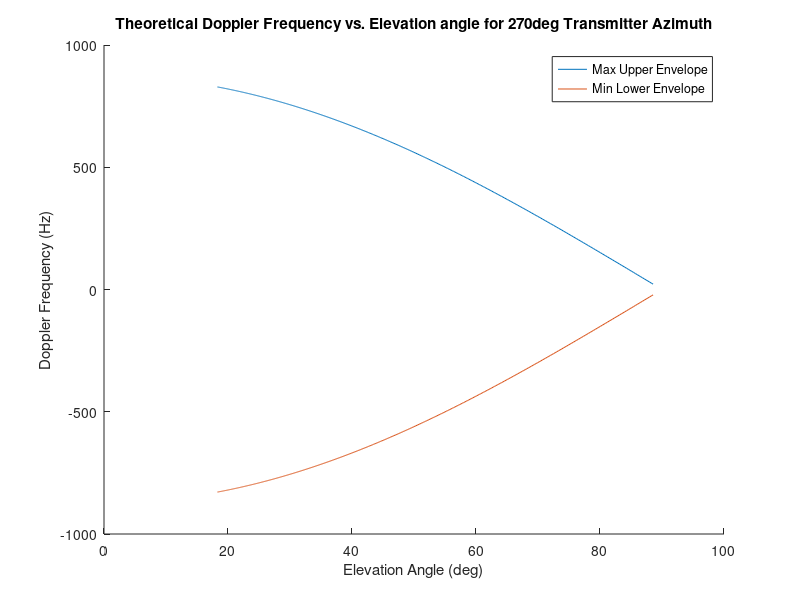
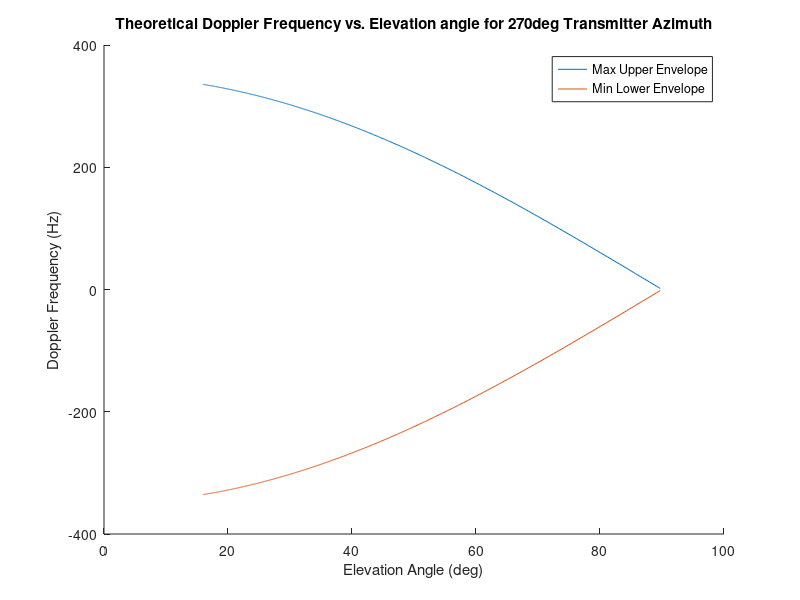

MATLAB code for these plots, in order:
%max doppler 270deg offset rx
%looks great :)
clear;
RPM = 250;%changed
Altitude = 200;
fc = 1e9;
c = 3e8;

%max doppler for reflection radius
Reflection_radius = 5;
v = ((2*pi)/60)*RPM*Reflection_radius;
max_fd = 2*(v*fc)/c;

%Rx position (might not be needed)
Rx_z = 2;
Rx_y = 7;
Rx_x = 0;

Tx_radius = 0:1:600;
elevation_angle = atan(Altitude./(Tx_radius + Reflection_radius));
doppler_plus = max_fd*cos(elevation_angle);
doppler_minus = -max_fd*cos(elevation_angle);
hold on
plot(360*elevation_angle/(2*pi),doppler_plus)
plot(360*elevation_angle/(2*pi),doppler_minus)
hold off
xlabel('Elevation Angle (deg)');
ylabel('Doppler Frequency (Hz)');
legend('Max Upper Envelope', 'Min Lower Envelope');
title('Theoretical Doppler Frequency vs. Elevation angle for 270deg Transmitter Azimuth');

 i = 0.01:.01:7;
 el = fliplr(atan(2./i));
 v = ((2*pi)/60)*RPM*2;%? i or 2 .....
 max_fd = 2*(v*fc)/c;
 doppler_plus = max_fd.*(cos(el));
 doppler_minus = -max_fd.*(cos(el));
 figure;
 hold on
 plot(360*el/(2*pi),doppler_plus)
 plot(360*el/(2*pi),doppler_minus)
 hold off
 xlabel('Elevation Angle (deg)');
 ylabel('Doppler Frequency (Hz)');
 legend('Max Upper Envelope', 'Min Lower Envelope');
 title('Theoretical Doppler Frequency vs. Elevation angle for 270deg Transmitter Azimuth');
